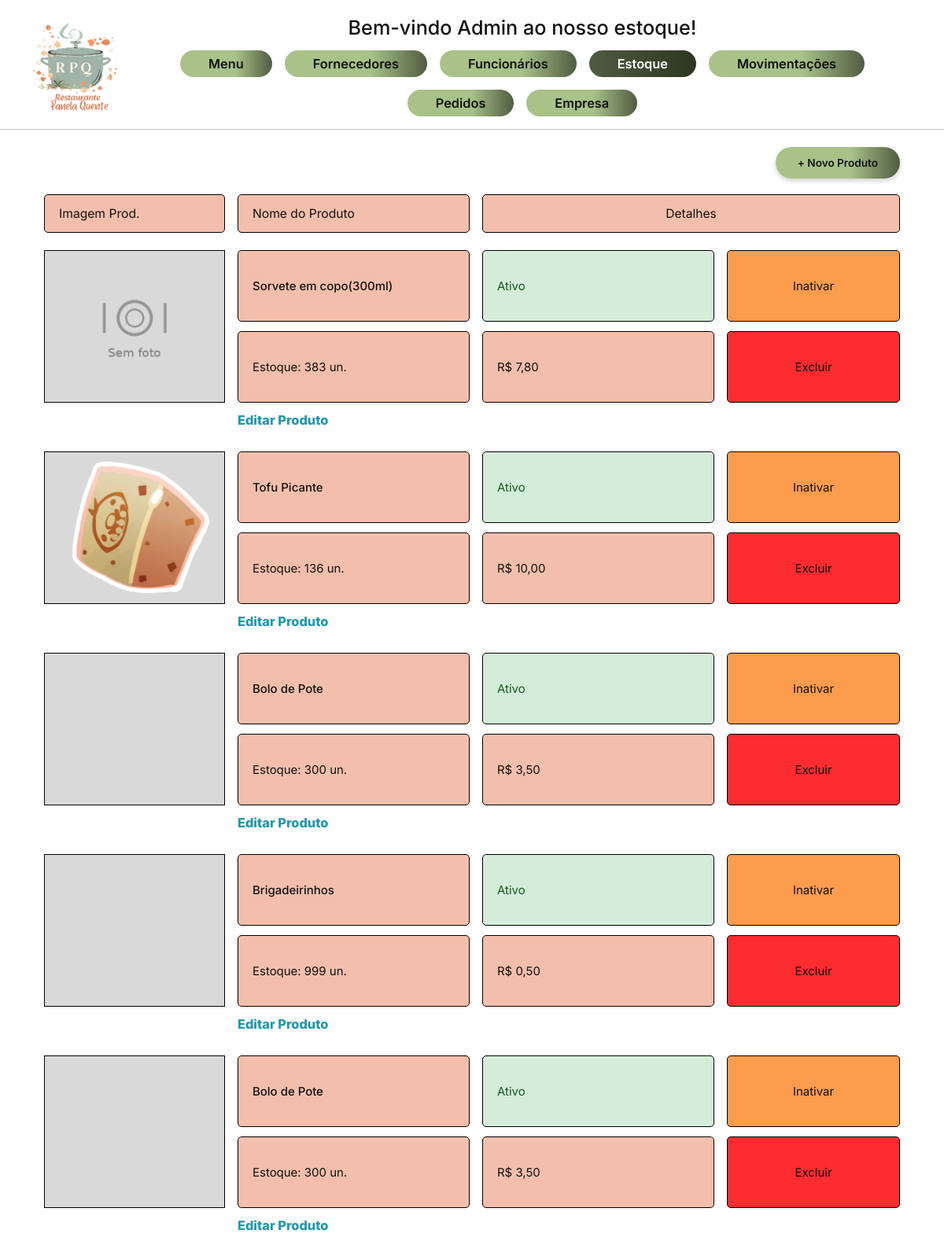
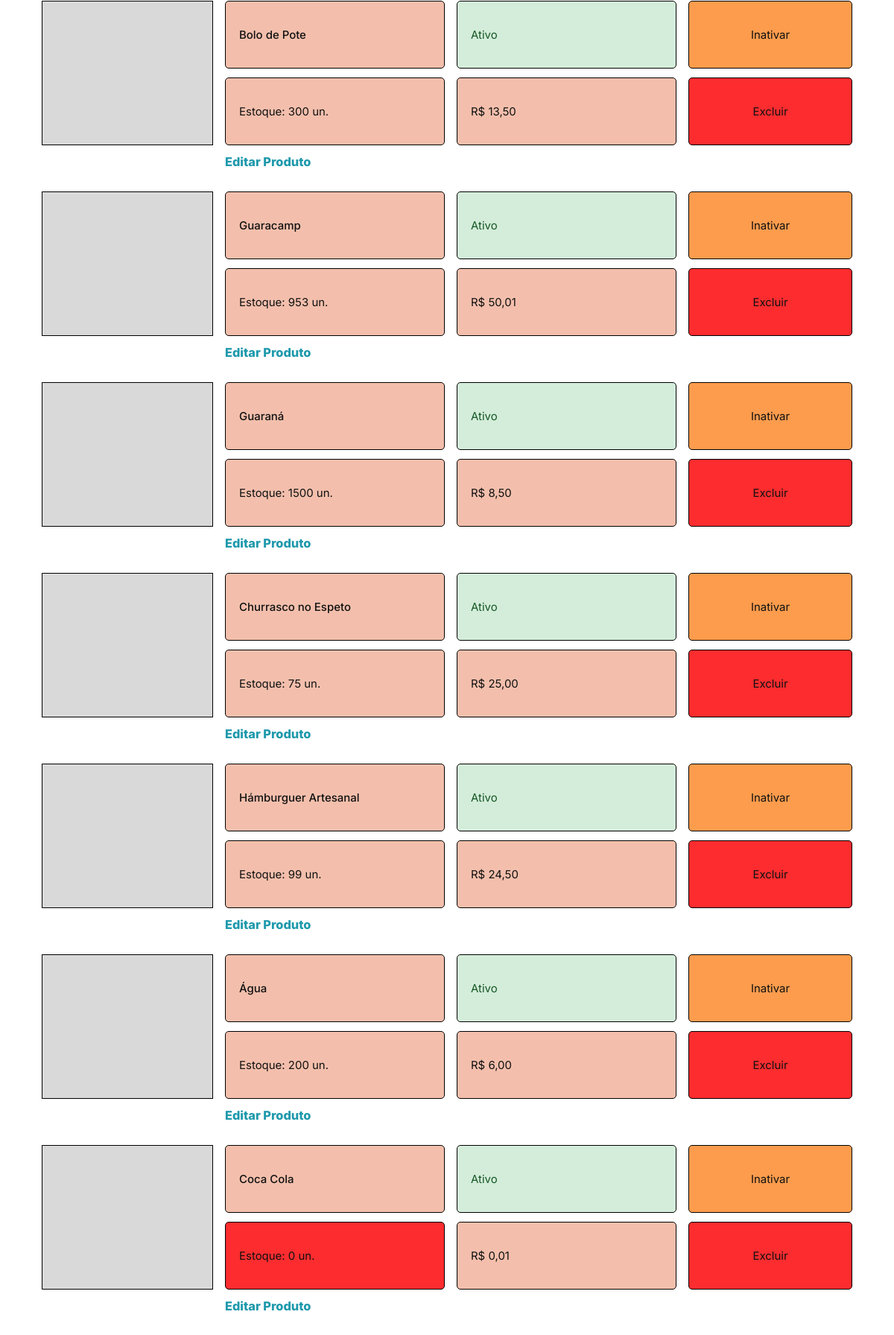
The app's page /projetobernardolohana/index.php?controller=produto&action=index (signed in, upper part) with its own data (2 pictures, top to bottom).
### tables this page shows
CREATE TABLE `produto` (
  `id` int(11) NOT NULL,
  `categoria_id` int(11) NOT NULL,
  `nome` varchar(100) NOT NULL,
  `descricao` text DEFAULT NULL,
  `variacao` varchar(150) DEFAULT NULL,
  `preco` decimal(10,2) NOT NULL DEFAULT 0.00,
  `estoque_qtd` int(11) NOT NULL DEFAULT 0,
  `fornecedor_id` int(11) DEFAULT NULL,
  `ativo` tinyint(1) NOT NULL DEFAULT 1
);

### projetobernardolohana/controllers/produtocontroller.php (called while the page is built, shortened)
<?php
require_once __DIR__ . '/../models/produto.php';
require_once __DIR__ . '/../helpers/acl.php';
class ProdutoController
{
    public function index(): void
    {
        $produtoModel = new Produto();
        $produtos = $produtoModel->listarComCategoria(false);
        require_once __DIR__ . '/../views/produtos.php';
    }
}

### projetobernardolohana/index.php (called while the page is built, shortened)
<?php
require_once __DIR__ . '/config/db.php';
$controller = $_GET['controller'] ?? 'auth';
$action = $_GET['action'] ?? 'form';
switch ($controller) {
    case 'produto':
        require_once __DIR__ . '/controllers/produtocontroller.php';
        $c = new ProdutoController();
        break;
}
$c->$action();

### projetobernardolohana/helpers/acl.php (called while the page is built, shortened)
<?php
function acl_podeVer(string $pagina): bool
{
    $perfil = $_SESSION['perfil'] ?? '';
    if ($perfil === 'gerente') return true;
    $mapa = [
        'dashboard'   => ['cliente', 'garçom'],
        'fornecedor'  => [],
        'produto'     => ['garçom'],
        'venda'       => ['garçom'],
        'funcionario' => [],
        'empresa'     => [],
    ];
    return in_array($perfil, $mapa[$pagina] ?? [], true);
}

### projetobernardolohana/config/db.php (called while the page is built)
<?php
class Database
{
    private static $conn=null;
    public static function getConnection()
    {
        if (self::$conn === null) {
            try {
                self::$conn=new PDO(
                    "mysql:host=localhost;dbname=projetorrgi51;charset=utf8mb4",
                    "root",
                    "",
                    [
                        PDO::ATTR_ERRMODE=>PDO::ERRMODE_EXCEPTION,
                        PDO::ATTR_DEFAULT_FETCH_MODE=>PDO::FETCH_ASSOC
                    ]
                );
            }catch (PDOException $e){
                die("Erro ao conectar ao banco de dados.");
            }
        }
        return self::$conn;
    }
}

### projetobernardolohana/models/produto.php (called while the page is built, shortened)
<?php
require_once __DIR__ . '/../config/db.php';
class Produto
{
    private PDO $conn;
    public function __construct()
    {
        $this->conn = Database::getConnection();
    }
    public function listarComCategoria(bool $somenteAtivos = false): array
    {
        $sql = "
            SELECT p.id, p.categoria_id, p.nome, p.descricao, p.variacao,
                   p.preco, p.estoque_qtd, p.fornecedor_id,
                   p.ativo, c.nome AS categoria_nome
            FROM produto p
            INNER JOIN categoria1 c ON c.id = p.categoria_id
        ";
        $sql .= " ORDER BY p.id DESC";
        return $this->conn->query($sql)->fetchAll();
    }
}

### projetobernardolohana/views/produtos.php (the view, shortened to what this page needs)
<?php
function imagemProdutoUrl(int $produtoId): string
{
    $baseFs  = __DIR__ . "/../public/uploads/produtos/";
    $baseUrl = "public/uploads/produtos/";
    foreach (['jpg', 'png', 'webp'] as $ext) {
        if (file_exists($baseFs . $produtoId . '.' . $ext)) {
            return $baseUrl . $produtoId . '.' . $ext;
        }
    }
    return "public/assets/img/produto_sem_foto.png";
}
function precoFormatado(?float $preco): string
{
    $preco = $preco ?? 0;
    return 'R$ ' . number_format($preco, 2, ',', '.');
}
?>
<!DOCTYPE html>
<html lang="pt-BR">
<head>
  <link rel="stylesheet" href="public/assets/css/style.css">
</head>
<body data-page="produtos">
  <header class="site-header">
    <img class="header-logo"
      src="public/uploads/img/logo-panela-quente.png"
      alt="Restaurante Panela Quente" />
    <div class="header-right">
      <h1 class="header-title">
        Bem-vindo <?= htmlspecialchars($_SESSION['nome'] ?? 'Usuário') ?> ao nosso estoque!
      </h1>
      <nav class="nav-pills">
        <?php if (acl_podeVer('dashboard')): ?><a href="index.php?controller=auth&action=dashboard">Menu</a><?php endif; ?>
        <?php if (acl_podeVer('fornecedor')): ?><a href="index.php?controller=fornecedor&action=index">Fornecedores</a><?php endif; ?>
        <?php if (acl_podeVer('funcionario')): ?><a href="index.php?controller=funcionario&action=index">Funcionários</a><?php endif; ?>
        <a href="index.php?controller=produto&action=index" class="active">Estoque</a>
        <a href="index.php?controller=produto&action=movimentos">Movimentações</a>
        <?php if (acl_podeVer('venda')): ?><a href="index.php?controller=venda&action=index">Pedidos</a><?php endif; ?>
        <?php if (acl_podeVer('empresa')): ?><a href="index.php?controller=empresa&action=index">Empresa</a><?php endif; ?>
      </nav>
    </div>
  </header>
  <div class="h-divider"></div>
  <div class="toolbar">
    <a class="btn-novo" href="index.php?controller=produto&action=form">+ Novo Produto</a>
  </div>
  <div class="table-wrap">
    <div class="table-head">
      <div class="th">Imagem Prod.</div>
      <div class="th">Nome do Produto</div>
      <div class="th th-detalhes">Detalhes</div>
    </div>
    <?php if (empty($produtos)): ?>
      <div class="empty-msg">Nenhum produto cadastrado ainda.</div>
    <?php else: ?>
      <?php foreach ($produtos as $p): ?>
        <div class="produto-row">
          <div class="cell-img">
            <img src="<?= htmlspecialchars(imagemProdutoUrl((int)$p['id'])) ?>"
                 alt="<?= htmlspecialchars($p['nome']) ?>" loading="lazy" decoding="async" />
          </div>
          <div class="badge badge-nome"><?= htmlspecialchars($p['nome']) ?></div>
          <?php
            $estoqueQtd = (int)($p['estoque_qtd'] ?? 0);
            $classeEstoque = $estoqueQtd <= 0 ? 'estoque-zero' : ($estoqueQtd <= 10 ? 'estoque-baixo' : '');
          ?>
          <div class="badge badge-estoque <?= $classeEstoque ?>">Estoque: <?= $estoqueQtd ?> un.</div>
          <div class="badge badge-status <?= (int)$p['ativo'] === 1 ? 'ativo' : 'inativo' ?>">
            <?= (int)$p['ativo'] === 1 ? 'Ativo' : 'Inativo' ?>
          </div>
          <div class="badge badge-preco"><?= precoFormatado($p['preco'] ?? null) ?></div>
          <?php if ((int)$p['ativo'] === 1): ?>
            <a class="btn-acao btn-inativar"
               href="index.php?controller=produto&action=toggle&id=<?= (int)$p['id'] ?>&ativo=0"
               onclick="return confirm('Inativar este produto?')">Inativar</a>
          <?php else: ?>
            <a class="btn-acao btn-ativar"
               href="index.php?controller=produto&action=toggle&id=<?= (int)$p['id'] ?>&ativo=1">Ativar</a>
          <?php endif; ?>
          <a class="btn-acao btn-excluir"
             href="index.php?controller=produto&action=deletar&id=<?= (int)$p['id'] ?>"
             onclick="return confirm('⚠️ Excluir permanentemente?')">Excluir</a>
          <a class="link-editar"
             href="index.php?controller=produto&action=form&id=<?= (int)$p['id'] ?>">
            Editar Produto
          </a>
        </div>
      <?php endforeach; ?>
    <?php endif; ?>
  </div>
</body>
</html>

### records on screen
produto: shows a picture, nome "Sorvete em copo(300ml)", estoque_qtd "383", ativo "Ativo", preco "R$ 7,80"
produto: shows a picture, nome "Tofu Picante", estoque_qtd "136", ativo "Ativo", preco "R$ 10,00"
produto: shows a picture, nome "Bolo de Pote", estoque_qtd "300", ativo "Ativo", preco "R$ 3,50"
produto: shows a picture, nome "Brigadeirinhos", estoque_qtd "999", ativo "Ativo", preco "R$ 0,50"
produto: shows a picture, nome "Bolo de Pote", estoque_qtd "300", ativo "Ativo", preco "R$ 3,50"
produto: shows a picture, nome "Bolo de Pote", estoque_qtd "300", ativo "Ativo", preco "R$ 13,50"
produto: shows a picture, nome "Guaracamp", estoque_qtd "953", ativo "Ativo", preco "R$ 50,01"
produto: shows a picture, nome "Guaraná", estoque_qtd "1500", ativo "Ativo", preco "R$ 8,50"
produto: shows a picture, nome "Churrasco no Espeto", estoque_qtd "75", ativo "Ativo", preco "R$ 25,00"
produto: shows a picture, nome "Hámburguer Artesanal", estoque_qtd "99", ativo "Ativo", preco "R$ 24,50"
produto: shows a picture, nome "Água", estoque_qtd "200", ativo "Ativo", preco "R$ 6,00"
produto: shows a picture, nome "Coca Cola", estoque_qtd "0", ativo "Ativo", preco "R$ 0,01"

### other values on screen
$_SESSION['nome'] "Admin"
